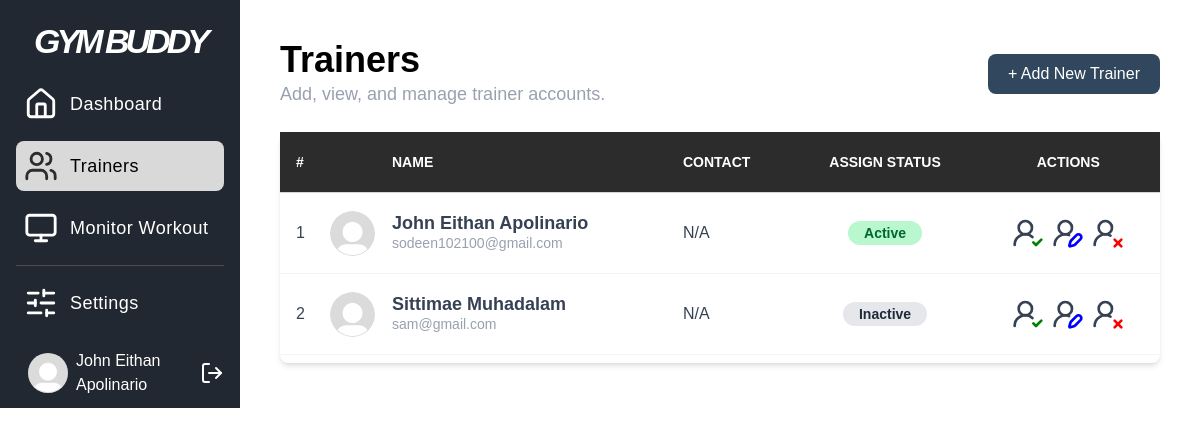
Page /admin/trainers (signed in) on the earlier database version.
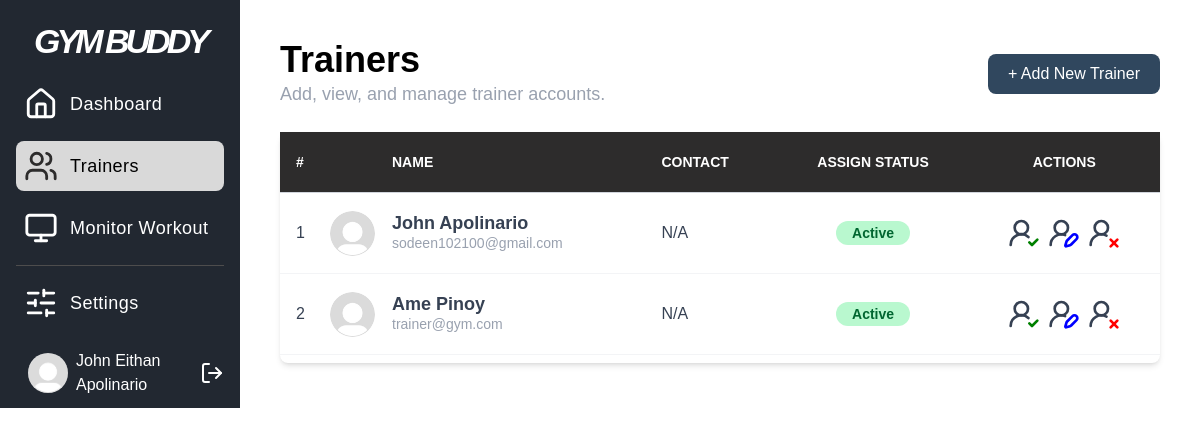
Same page on the later database version.
### app.py (models this page shows)
class User(db.Model):
    id = db.Column(db.Integer, primary_key=True)
    firstname = db.Column(db.String(100), nullable=False)
    middlename = db.Column(db.String(100), nullable=True)
    lastname = db.Column(db.String(100), nullable=False)
    phone_num = db.Column(db.String(20), nullable=False)
    gender = db.Column(db.String(20), nullable=False)
    email = db.Column(db.String(120), unique=True, nullable=False)
    password_hash = db.Column(db.String(128), nullable=False)
    role = db.Column(db.String(50), nullable=False)
    gym_name = db.Column(db.String(100), nullable=False)
    status = db.Column(db.String(20), nullable=False, default='active')
    assignments = db.relationship('Assignment', foreign_keys='Assignment.trainer_id', backref='trainer', lazy=True, cascade="all, delete-orphan")

### app.py (the view)
@app.route("/admin/trainers")
@admin_required
def trainers():
    all_trainers = User.query.filter_by(role='Trainer').all()
    return render_template("trainers.html", trainers=all_trainers)

### app.py (called while the page is built)
def admin_required(f):
    @wraps(f)
    def decorated_function(*args, **kwargs):
        if 'user_id' not in session or session.get('user_role') != 'Gym Owner':
            flash('You do not have permission to access this page.', 'error')
            return redirect(url_for('login'))
        return f(*args, **kwargs)
    return decorated_function

### templates/trainers.html (shortened to what this page needs)
{% extends "house.html" %}
{% block content %}
<head>
</head>
<div class="p-10 h-full font-Helvetica">
    <div class="flex justify-between items-center mb-6">
        <div>
            <h1 class="text-4xl font-semibold">Trainers</h1>
            <p class="text-lg text-gray-400 font-normal">Add, view, and manage trainer accounts.</p>
        </div>
        <button id="add-user-btn" class="bg-[#30475E] text-white px-5 py-2 rounded-lg cursor-pointer hover:bg-[#465f77] transition ease-in duration-200">
            + Add New Trainer
        </button>
    </div>
    <div class="table-wrapper flex w-full justify-center">
        <div class="bg-white rounded-lg shadow-md font-Helvetica w-full">
            <div class="overflow-x-auto pb-2">
                <table class="min-w-full bg-white">
                    <thead class="bg-[#2D2C2C] text-white border-b border-gray-300">
                        <tr>
                            <th class="py-5 px-4 uppercase font-semibold text-sm text-left">#</th>
                            <th class="py-5 px-4 uppercase font-semibold text-sm text-left"></th>
                            <th class="py-5 px-4 uppercase font-semibold text-sm text-left">Name</th>
                            <th class="py-5 px-4 uppercase font-semibold text-sm text-left">Contact</th>
                            <th class="py-5 px-4 uppercase font-semibold text-sm text-center">Assign Status</th>
                            <th class="py-5 px-4 uppercase font-semibold text-sm text-center">Actions</th>
                        </tr>
                    </thead>
                    <tbody class="text-gray-700">
                        {% for trainer in trainers %}
                        <tr class="border-b border-gray-100 hover:bg-gray-100">
                            <td class="w-12 px-4">
                                {{ loop.index }}
                            </td>
                            <td class="w-12">
                                <div class="flex justify-center">
                                    <img class="h-[45px] w-[45px] object-cover rounded-full" src="{{ url_for('static', filename='src/images/Default_pfp.jpg') }}" alt="">
                                </div>
                            </td>
                            <td class="py-5 px-4">
                                <div class="flex flex-col">
                                    <h1 class="text-lg font-bold leading-5">{{ trainer.firstname }} {{ trainer.lastname }}</h1>
                                    <h2 class="text-sm text-gray-400">{{ trainer.email }}</h2>
                                </div>
                            </td>
                            <td class="py-5 px-4">
                                {{ trainer.phone_num }}
                            </td>
                            <td class="py-3 px-4 text-center">
                                {% if trainer.status == 'active' %}
                                    <span class="bg-green-200 text-green-800 font-semibold py-1 px-4 rounded-full text-sm">Active</span>
                                {% else %}
                                    <span class="bg-gray-200 text-gray-800 font-semibold py-1 px-4 rounded-full text-sm">Inactive</span>
                                {% endif %}
                            </td>
                            <td class="py-3 px-4">
                                <div class="flex gap-2 justify-center">
                                    <button class="assign-btn cursor-pointer" title="Assign Trainer"
                                        data-id="{{ trainer.id }}"
                                        data-name="{{ trainer.firstname }} {{ trainer.lastname }}">
                                    </button>
                                    <button class="edit-btn cursor-pointer" title="Edit"
                                        data-id="{{ trainer.id }}"
                                        data-firstname="{{ trainer.firstname }}"
                                        data-lastname="{{ trainer.lastname }}"
                                        data-email="{{ trainer.email }}"
                                        data-phone="{{ trainer.phone_num }}"
                                        data-status="{{ trainer.status }}">
                                    </button>
                                    <button class="delete-btn cursor-pointer" title="Delete"
                                        data-id="{{ trainer.id }}"
                                        data-name="{{ trainer.firstname }} {{ trainer.lastname }}">
                                    </button>
                                </div>
                            </td>
                        </tr>
                        {% else %}
                        <tr>
                            <td colspan="6" class="py-4 px-4 text-center text-gray-500">No trainers found. Add one to get started!</td>
                        </tr>
                        {% endfor %}
                    </tbody>
                </table>
            </div>
        </div>
    </div>
</div>
{% endblock %}

### templates/house.html (shortened to what this page needs)
<!DOCTYPE html>
<html lang="en">
<head>
    <link rel="stylesheet" href="{{url_for('static',filename='dist/output.css')}}">
</head>
<body>
    <div class="flex h-[100dvh]">
        <nav class="bg-[#222831] w-[240px] flex-shrink-0 p-4 flex flex-col justify-between">
            <div class="flex flex-col gap-3 font-Helvetica">
                {% if session.user_role == 'Gym Owner' %}
                    <h2 class="self-center text-[34px] text-white font-bold font-Helvetica italic -tracking-[4px]">GYM BUDDY</h2>
                    <a href="{{ url_for('admin_dashboard') }}" class="flex tracking-wide text-lg items-center gap-3 p-2 rounded-lg text-white hover:bg-[#343a44] transition delay-50 duration-150 ease-in-out" title="Admin Dashboard">
                        <h1>Dashboard</h1>
                    </a>
                    <a href="{{ url_for('trainers') }}" class="flex tracking-wide text-lg items-center gap-3 p-2 rounded-lg text-white hover:bg-[#343a44] transition delay-50 duration-150 ease-in-out" title="Manage Users">
                        <h1>Trainers</h1>
                    </a>
                {% endif %}
                  <a href="{{ url_for('monitor') }}" class="flex tracking-wide text-lg items-center gap-3 p-2 rounded-lg text-white hover:bg-[#343a44] transition delay-50 duration-150 ease-in-out">
                        <h1>Monitor Workout</h1>
                    </a>
                    <hr class="border-[#4E4D4D]">
                    <a href="{{ url_for('settings') }}" class="flex tracking-wide text-lg items-center gap-3 p-2 rounded-lg text-white hover:bg-[#343a44] transition delay-50 duration-150 ease-in-out">
                        <h1>Settings</h1>
                    </a>
            </div>
             <div class="flex h-[10%] items-center gap-2">
                <a href="{{ url_for('profile') }}" class="flex gap-2 items-center justify-center py-2 px-3 rounded-2xl !bg-transparent hover:!bg-[#343a44] transition delay-50 duration-150 ease-in-out">
                    <img class="h-[40px] w-[40px] object-cover rounded-4xl" src="{{ url_for('static', filename='src/images/Default_pfp.jpg') }}" alt="">
                    <h1 class="text-white font-Helvetica !bg-none">{{ session.get('user_firstname', '')|title }} {{ session.get('user_lastname', '')|title }}</h1>
                </a>
                <div class="">
                    <a href="{{ url_for('logout') }}" class="Logout " id="logout-link" title="Logout">
                    </a>
                </div>
             </div>
        </nav>
        <div class="flex-grow overflow-y-auto">
            {% block content %} {% endblock %}
        </div>
    </div>
</body>
</html>

### templates/house.html (style rules this page uses)
a:is(:link, :active, :visited).active { background-color: #D9D9D9; color: black; }
a.active svg { stroke: #2D2C2C; }

Differences in the rows shown:
no longer on this page (row edited): User: firstname "Sittimae", lastname "Muhadalam", email "sam@gmail.com", phone_num "N/A", status "Inactive"
changed User "Apolinario": firstname "John Eithan" → "John"; get "John Eithan" → (not shown)
added User: firstname "Ame", lastname "Pinoy", email "trainer@gym.com", phone_num "N/A", status "Active"
Other differences:
{{ session.get('user_firstname', '')|title }}: (not shown) → "John Eithan"
